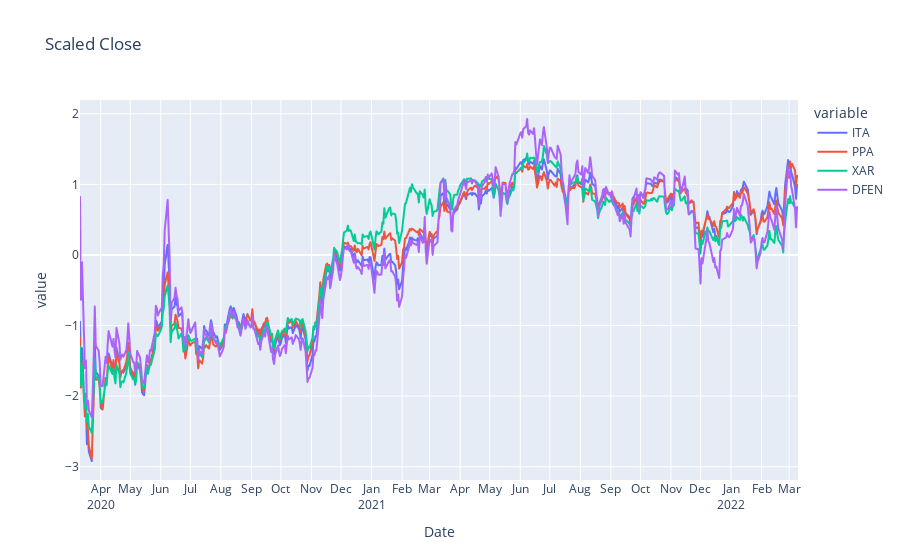

Source (notebook cell):
### Code cell
import plotly.express as px
#df = px.data.stocks()
fig = px.line(close_scaled, x="Date", y=close_scaled.columns,
              hover_data={"Date": "|%B %d, %Y"},
              title='Scaled Close')
fig.update_xaxes(
    dtick="M1",
    tickformat="%b\n%Y")
fig.show()

### Figure 1 — Plotly figure (JSON) as saved in the notebook; plotly's stock layout.template omitted (floating-point values rounded to 4 significant figures; data arrays with more than 128 entries replaced by an {"elided": "..."} marker saying what was removed)
{"data": [{"hovertemplate": "variable=ITA<br>Date=%{x|%B %d, %Y}<br>value=%{y}<extra></extra>", "legendgroup": "ITA", "line": {"color": "#636efa", "dash": "solid"}, "marker": {"symbol": "circle"}, "mode": "lines", "name": "ITA", "showlegend": true, "type": "scattergl", "x": {"elided": "505 str values"}, "xaxis": "x", "y": {"elided": "505 float values"}, "yaxis": "y"}, {"hovertemplate": "variable=PPA<br>Date=%{x|%B %d, %Y}<br>value=%{y}<extra></extra>", "legendgroup": "PPA", "line": {"color": "#EF553B", "dash": "solid"}, "marker": {"symbol": "circle"}, "mode": "lines", "name": "PPA", "showlegend": true, "type": "scattergl", "x": {"elided": "505 str values"}, "xaxis": "x", "y": {"elided": "505 float values"}, "yaxis": "y"}, {"hovertemplate": "variable=XAR<br>Date=%{x|%B %d, %Y}<br>value=%{y}<extra></extra>", "legendgroup": "XAR", "line": {"color": "#00cc96", "dash": "solid"}, "marker": {"symbol": "circle"}, "mode": "lines", "name": "XAR", "showlegend": true, "type": "scattergl", "x": {"elided": "505 str values"}, "xaxis": "x", "y": {"elided": "505 float values"}, "yaxis": "y"}, {"hovertemplate": "variable=DFEN<br>Date=%{x|%B %d, %Y}<br>value=%{y}<extra></extra>", "legendgroup": "DFEN", "line": {"color": "#ab63fa", "dash": "solid"}, "marker": {"symbol": "circle"}, "mode": "lines", "name": "DFEN", "showlegend": true, "type": "scattergl", "x": {"elided": "505 str values"}, "xaxis": "x", "y": {"elided": "505 float values"}, "yaxis": "y"}], "layout": {"legend": {"title": {"text": "variable"}, "tracegroupgap": 0}, "title": {"text": "Scaled Close"}, "xaxis": {"anchor": "y", "domain": [0, 1], "dtick": "M1", "tickformat": "%b\n%Y", "title": {"text": "Date"}}, "yaxis": {"anchor": "x", "domain": [0, 1], "title": {"text": "value"}}}}
